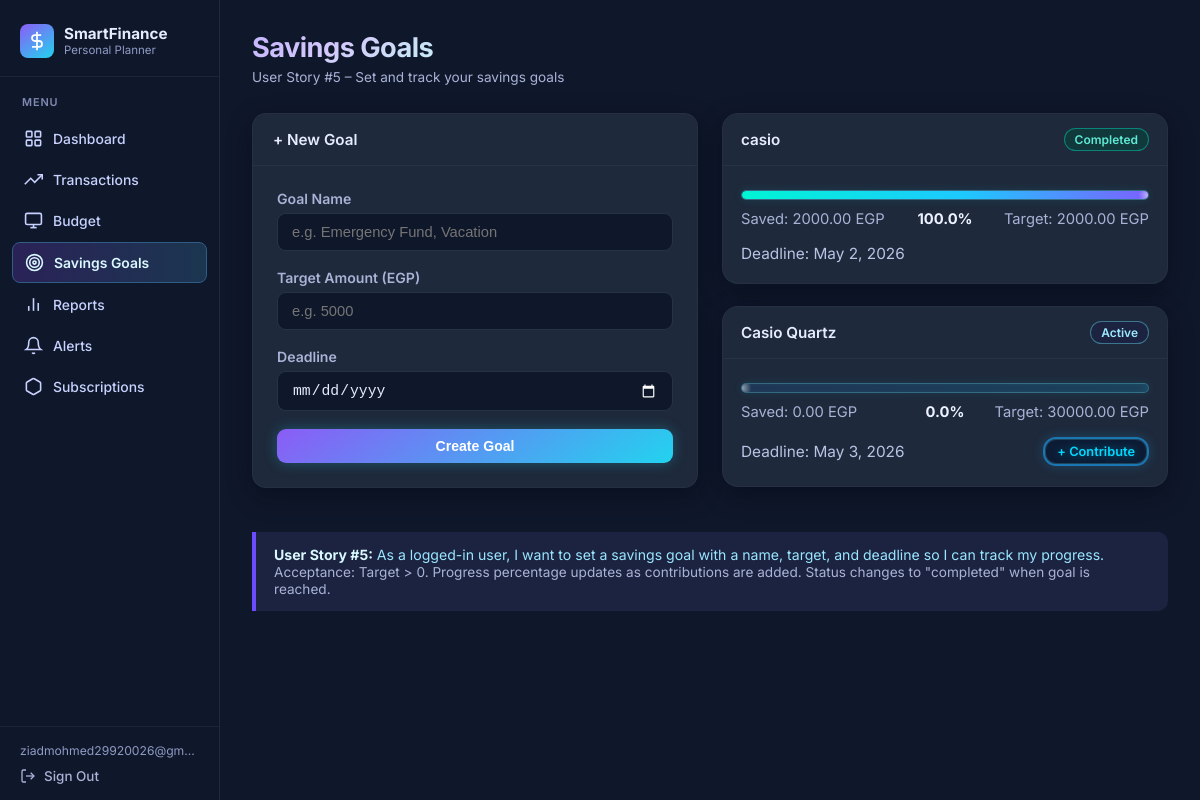
Page /goals/ (signed in) on the earlier database version.
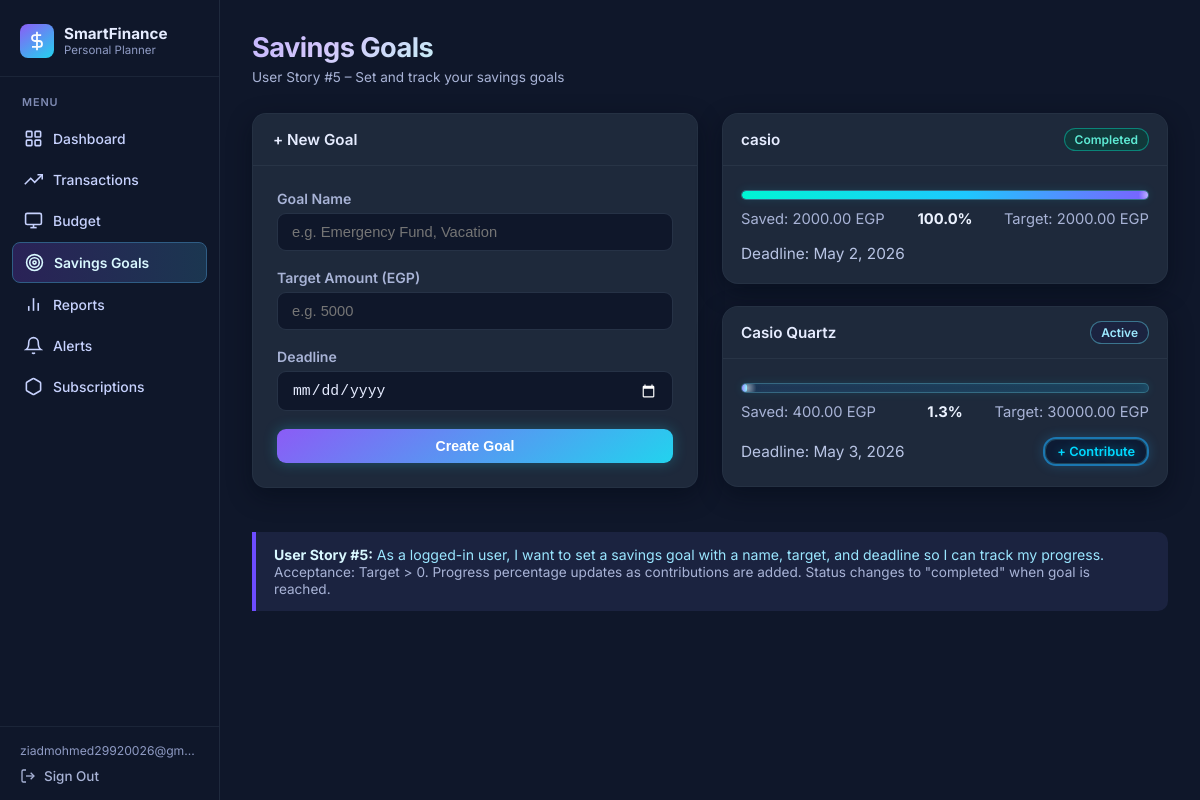
Same page on the later database version.
### budget/models.py (models this page shows, shortened)
class SavingsGoal(models.Model):
    STATUS_CHOICES = [
        ('active',    'Active'),
        ('completed', 'Completed'),
        ('paused',    'Paused'),
    ]
    user           = models.ForeignKey(User, on_delete=models.CASCADE)
    name           = models.CharField(max_length=200)
    target_amount  = models.DecimalField(max_digits=10, decimal_places=2)
    current_amount = models.DecimalField(max_digits=10, decimal_places=2, default=0)
    deadline       = models.DateField()
    status         = models.CharField(max_length=10, choices=STATUS_CHOICES, default='active')
    created_at     = models.DateTimeField(auto_now_add=True)
    def get_completion_percentage(self):
        if self.target_amount == 0:
            return 0
        pct = (self.current_amount / self.target_amount) * 100
        return round(min(pct, 100), 1)
    class Meta:
        ordering = ['deadline']

### budget/views.py (the view, shortened to what this page needs)
# urls.py: path('goals/',                          views.goals_view,            name='goals'),
@login_required
def goals_view(request):
    goals  = SavingsGoal.objects.filter(user=request.user)
    errors = {}
    return render(request, 'budget/goals.html', {'goals': goals, 'errors': errors, 'old': request.POST})

### budget/templates/budget/goals.html (shortened to what the changed rows need)
{% extends 'budget/base.html' %}
{% block content %}
<div class="page-header">
    <div>
        <h2>Savings Goals</h2>
    </div>
</div>
<div class="grid-2">
    <div>
        {% if goals %}
            {% for goal in goals %}
            <div class="card goal-card">
                <div class="card-header">
                    <span>{{ goal.name }}</span>
                    {% if goal.status == 'completed' %}
                        <span class="badge badge-green">Completed</span>
                    {% else %}
                        <span class="badge badge-blue">Active</span>
                    {% endif %}
                </div>
                <div class="card-body">
                    <div class="progress-wrap goal-progress-wrap">
                        <div
                            class="progress-bar {% if goal.status == 'completed' %}progress-green{% else %}progress-blue{% endif %}"
                            data-width="{{ goal.get_completion_percentage }}"
                        ></div>
                    </div>
                    <div class="goal-meta-row">
                        <span>Saved: {{ goal.current_amount }} EGP</span>
                        <span class="goal-center">{{ goal.get_completion_percentage }}%</span>
                        <span class="goal-right">Target: {{ goal.target_amount }} EGP</span>
                    </div>
                    <div class="goal-footer-row">
                        <span class="goal-deadline">
                            Deadline: {{ goal.deadline }}
                        </span>
                        {% if goal.status != 'completed' %}
                        <a href="{% url 'contribute' goal.id %}" class="btn btn-cyan-neo btn-sm">
                            + Contribute
                        </a>
                        {% endif %}
                    </div>
                </div>
            </div>
            {% endfor %}
        {% else %}
            <div class="empty-state">
                <h3>No goals yet</h3>
                <p>Use the form on the left to create your first savings goal.</p>
            </div>
        {% endif %}
    </div>
</div>
{% endblock %}

Differences in the rows shown:
changed SavingsGoal "May 3, 2026": current_amount "0.00" → "400.00"; get_completion_percentage "0.0" → "1.3"
